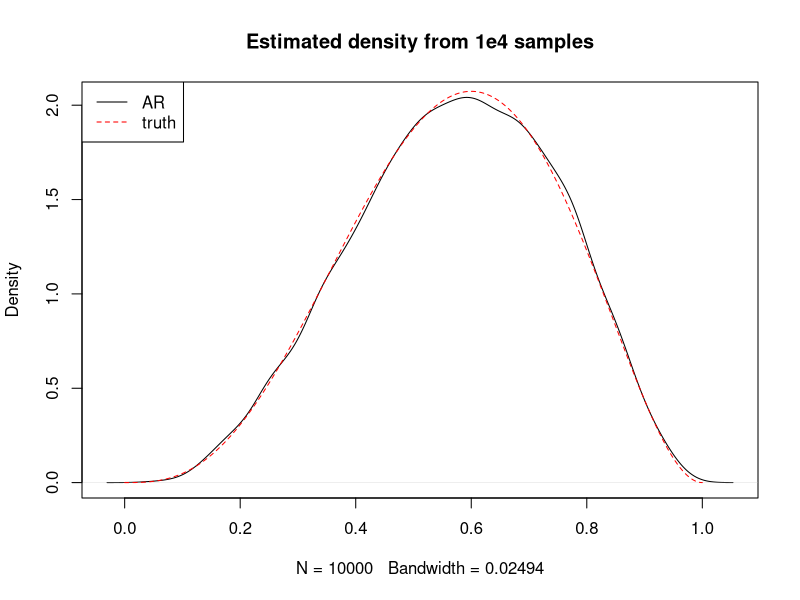
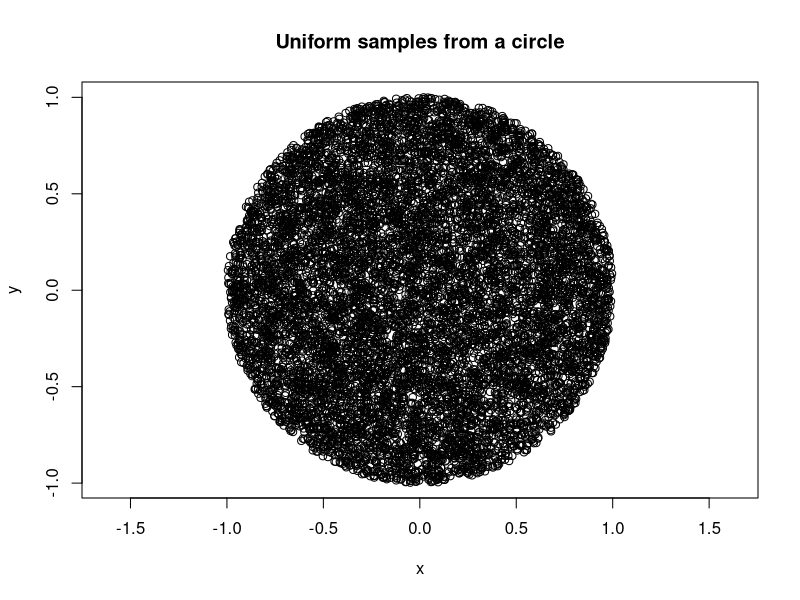

Here is the R script that generated these plots, in order:
#########################
### Accept-reject for
## Beta(4,3) distribution
#########################
set.seed(1)
beta_ar <- function() 
{
	c <- 60 *(3/5)^3 * (2/5)^2
	accept <- 0
	counter <- 0   # count the number of loop
	while(accept == 0)
	{
		counter <- counter + 1
		U <- runif(1)
		prop <- runif(1)

		ratio <- dbeta(prop, shape1 = 4, shape2 = 3)/c

		if(U <= ratio)
		{
			accept <- 1
			return(c(prop, counter))
		}
	}
}

N <- 1e4
samp <- numeric(length = N)
counts <- numeric(length = N)
for(i in 1:N)
{
	foo <- beta_ar()  # I use foo as a dummy name
	samp[i] <- foo[1]
	counts[i] <- foo[2]
}

x <- seq(0, 1, length = 500)
plot(density(samp), main = "Estimated density from 1e4 samples")
lines(x, dbeta(x, shape1 = 4, shape2 = 3), col = "red", lty = 2)
legend("topleft", lty = 1:2, col = c("black", "red"), legend = c("AR", "truth"))

# This is c
(c <- 60 *(3/5)^3 * (2/5)^2)

# This is the mean number of loops required
mean(counts)

#They are almost the same!




###############################################
## Accept-reject for uniform distribution
## on a circle
###############################################
set.seed(1)
circle_ar <- function() 
{
	accept <- 0
	counter <- 0   # count the number of loop
	while(accept == 0)
	{
		counter <- counter + 1
		prop <- runif(2, min = -1, max = 1) #c(U1, U2)

		in.or.out <- prop[1]^2 + prop[2]^2 < 1

		if(in.or.out)
		{
			accept <- 1
			return(c(prop, counter))
		}
	}
}

N <- 1e4
samp <- matrix(0, ncol = 2, nrow = N)
counts <- numeric(length = N)
for(i in 1:N)
{
	foo <- circle_ar()  # I use foo as a dummy name
	samp[i,] <- foo[1:2]
	counts[i] <- foo[3]
}

plot(samp[,1], samp[,2], xlab = "x", ylab = "y",main = "Uniform samples from a circle", asp = 1)

4/pi
mean(counts)  # very close


